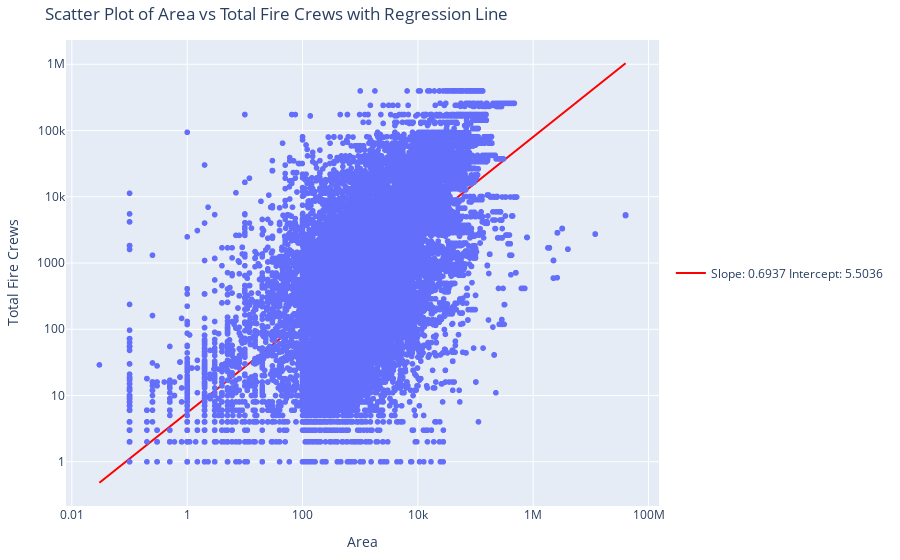

Notebook source saved alongside this figure:
### Code cell
import plotly.express as px
import plotly.graph_objects as go
import numpy as np
from scipy.stats import linregress


log_area = np.log(study_df['area'])
log_total_fire_crews = np.log(study_df['total_fire_crews'])
slope, intercept, r_value, p_value, std_err = linregress(log_area, log_total_fire_crews)
regression_line = np.exp(intercept) * (study_df['area'])**slope
fig = px.scatter(study_df, x='area', y='total_fire_crews', log_x=True, log_y=True,
                 labels={'area': 'Area', 'total_fire_crews': 'Total Fire Crews'},
                 title='Scatter Plot of Area vs Total Fire Crews with Regression Line')

fig.add_trace(go.Scatter(x=study_df['area'], y=regression_line, mode='lines',
                         name=f'Slope: {slope:.4f}\nIntercept: {np.exp(intercept):.4f}',
                         line=dict(color='red')))

fig.update_layout(legend=dict(y=0.5, font_size=12),
                  margin=dict(l=40, r=40, t=40, b=40))

# Display the plot
fig.show()

### Figure 1 — Plotly figure (JSON) as saved in the notebook; plotly's stock layout.template omitted (floating-point values rounded to 4 significant figures; data arrays with more than 128 entries replaced by an {"elided": "..."} marker saying what was removed)
{"data": [{"hovertemplate": "Area=%{x}<br>Total Fire Crews=%{y}<extra></extra>", "legendgroup": "", "marker": {"color": "#636efa", "symbol": "circle"}, "mode": "markers", "name": "", "showlegend": false, "type": "scattergl", "x": {"elided": "36992 float values"}, "xaxis": "x", "y": {"elided": "36992 int values"}, "yaxis": "y"}, {"line": {"color": "red"}, "mode": "lines", "name": "Slope: 0.6937\nIntercept: 5.5036", "type": "scatter", "x": {"elided": "36992 float values"}, "y": {"elided": "36992 float values"}}], "layout": {"legend": {"font": {"size": 12}, "tracegroupgap": 0, "y": 0.5}, "margin": {"b": 40, "l": 40, "r": 40, "t": 40}, "title": {"text": "Scatter Plot of Area vs Total Fire Crews with Regression Line"}, "xaxis": {"anchor": "y", "domain": [0, 1], "title": {"text": "Area"}, "type": "log"}, "yaxis": {"anchor": "x", "domain": [0, 1], "title": {"text": "Total Fire Crews"}, "type": "log"}}}
